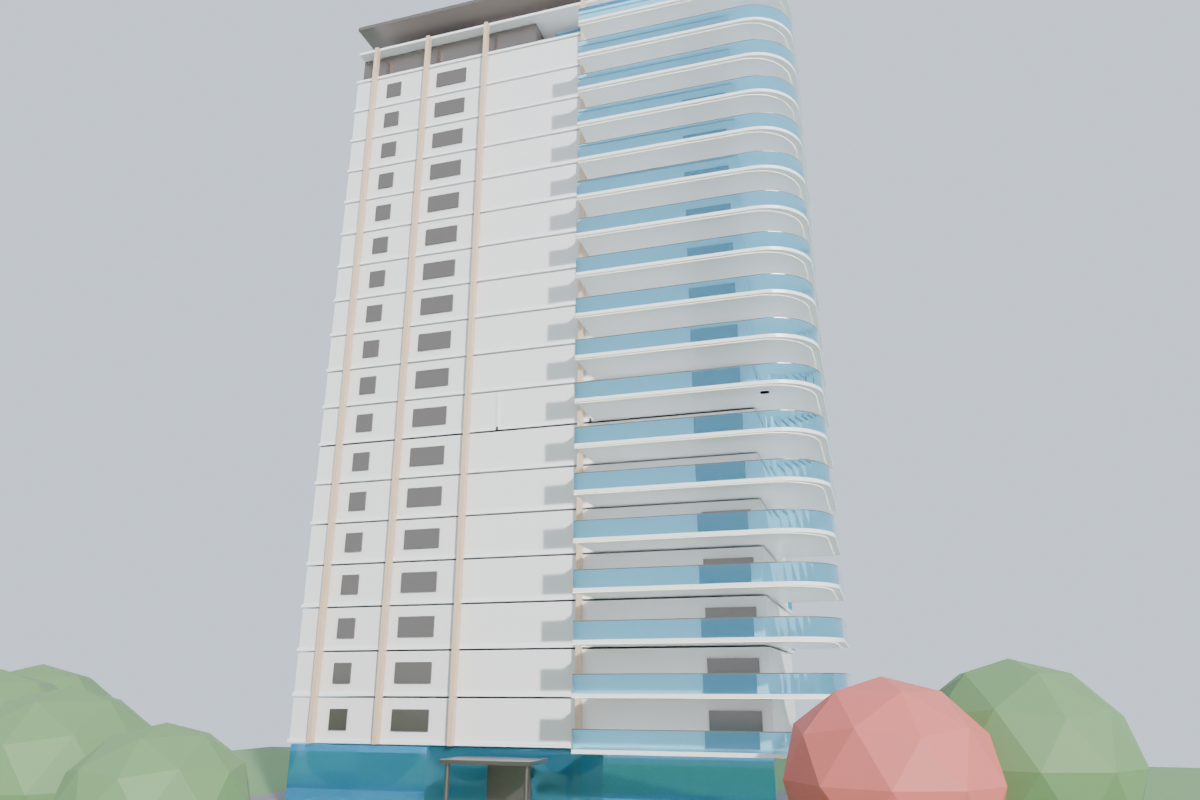
#> input picture renders/preview/exterior_photo_match_render.png, 1200 x 800 px, found by its file name
$ python slice_render_analysis.py
#> lines starting #> are read from the running program, lines starting #| are printed output that depends on the picture
import cv2
import numpy as np

render = cv2.imread(r"c:\Users\manpr\Documents\42 Kalidasa\renders\preview\exterior_photo_match_render.png")
#> render is the input picture: shape (800, 1200, 3); mean B, G, R 193.8, 191.9, 185.4

slices = {
    "crown_top": render[50:180, 350:850],
    "upper_floors": render[180:350, 350:850],
    "mid_floors": render[350:520, 350:850],
    "lower_floors": render[520:680, 350:850],
    "ground_entrance": render[650:780, 350:850],
    "balcony_detail": render[300:450, 500:700]
}

print("=== SLICE ANALYSIS OF PREVIOUS RENDER ===")
for s_name, img in slices.items():
    h, w, c = img.shape
    hsv = cv2.cvtColor(img, cv2.COLOR_BGR2HSV)
    v = hsv[:,:,2]
    p10, p50, p90 = np.percentile(v, [10, 50, 90])
    white_pct = np.mean((v > 210) & (hsv[:,:,1] < 40)) * 100
    blue_pct = np.mean((hsv[:,:,0] >= 85) & (hsv[:,:,0] <= 130) & (hsv[:,:,1] > 30) & (v > 50)) * 100
    dark_pct = np.mean(v < 50) * 100
    warm_pct = np.mean((hsv[:,:,0] >= 10) & (hsv[:,:,0] <= 35) & (hsv[:,:,1] >= 20) & (v >= 80)) * 100
    print(f"[{s_name:<16}] Brightness (10/50/90): {p10:.0f}/{p50:.0f}/{p90:.0f} | White: {white_pct:.1f}% | Blue/Cyan: {blue_pct:.1f}% | Dark: {dark_pct:.1f}% | Warm Beige: {warm_pct:.1f}%")
#> this loop made 6 passes
#> (s_name, h, w, p10, p50, p90, white_pct, blue_pct) on passes 1 to 6: ('crown_top', 130, 500, 187, 202, 216, 33.49, 15.39), ('upper_floors', 170, 500, 186, 202, 215, 35.78, 16.65), ('mid_floors', 170, 500, 174, 198, 215, 35.74, 16.44), ('lower_floors', 160, 500, 169, 198, 214, 35.74, 18.58), ('ground_entrance', 130, 500, 134, 190, 212, 25, 32.05), ('balcony_detail', 150, 200, 188, 197, 215, 35.02, 21.83)
#| [crown_top       ] Brightness (10/50/90): 187/202/216 | White: 33.5% | Blue/Cyan: 15.4% | Dark: 0.0% | Warm Beige: 3.4%
#| [upper_floors    ] Brightness (10/50/90): 186/202/215 | White: 35.8% | Blue/Cyan: 16.6% | Dark: 0.0% | Warm Beige: 3.5%
#| [mid_floors      ] Brightness (10/50/90): 174/198/215 | White: 35.7% | Blue/Cyan: 16.4% | Dark: 0.0% | Warm Beige: 3.0%
#| [lower_floors    ] Brightness (10/50/90): 169/198/214 | White: 35.7% | Blue/Cyan: 18.6% | Dark: 0.1% | Warm Beige: 3.3%
#| [ground_entrance ] Brightness (10/50/90): 134/190/212 | White: 25.0% | Blue/Cyan: 32.0% | Dark: 0.0% | Warm Beige: 3.0%
#| [balcony_detail  ] Brightness (10/50/90): 188/197/215 | White: 35.0% | Blue/Cyan: 21.8% | Dark: 0.0% | Warm Beige: 0.9%
#> pass 1, `v = hsv[:,:,2]`:
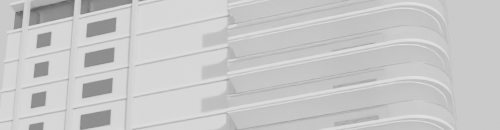
#> v: shape (130, 500); min 93, max 227, mean 200.1
#> pass 2, `v = hsv[:,:,2]`:
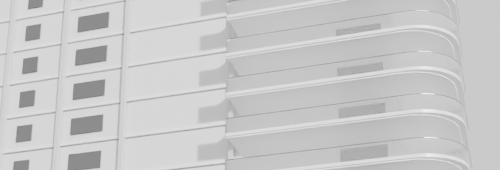
#> v: shape (170, 500); min 127, max 239, mean 200.3
#> after the loop:
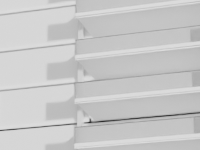
#> v: shape (150, 200); min 46, max 221, mean 200

$ run again, with renders/preview/benchmark_test.png copied over renders/preview/exterior_photo_match_render.png
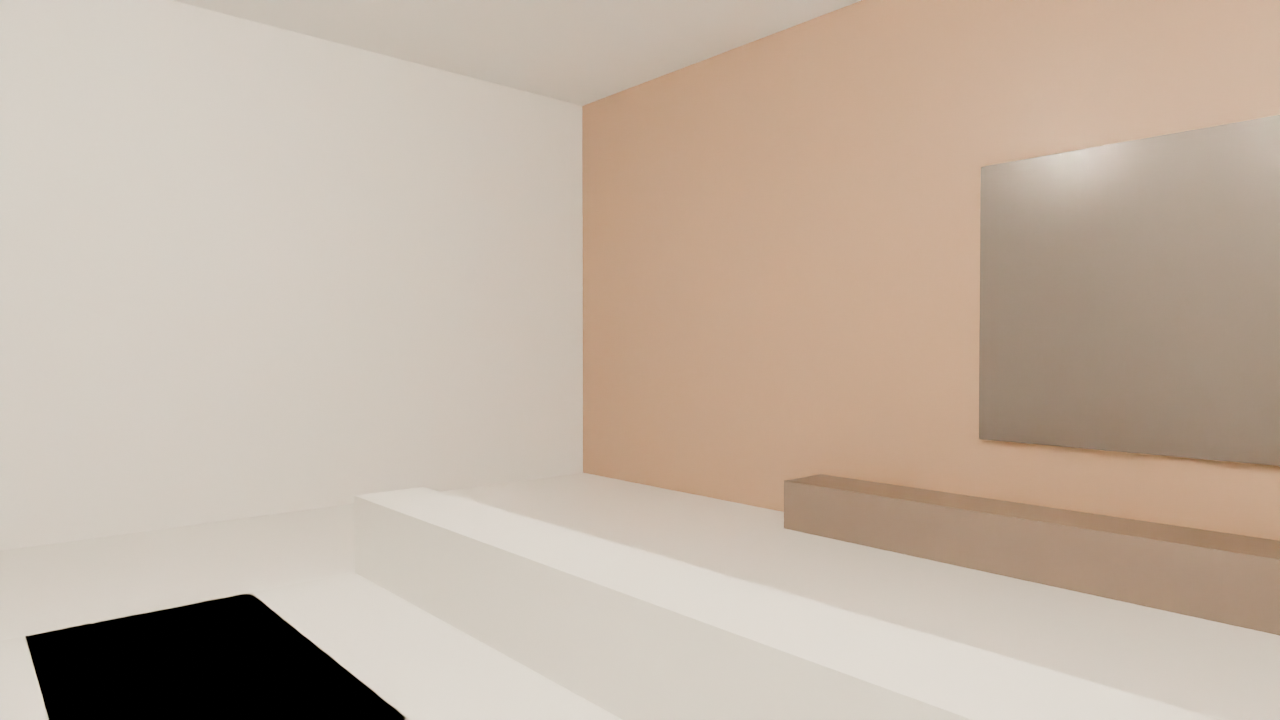
#> input picture renders/preview/benchmark_test.png, 1280 x 720 px, found by its file name
#> render is the input picture: shape (720, 1280, 3); mean B, G, R 162.5, 177.1, 192.4
#> the loop `for s_name, img in slices.items():` made 6 passes
#> (s_name, h, w, p10, p50, p90, white_pct, dark_pct) on passes 1 to 6: ('crown_top', 130, 500, 189, 197, 206, 0, 0), ('upper_floors', 170, 500, 191, 199, 206, 0, 0), ('mid_floors', 170, 500, 189, 198, 205, 3.6, 0), ('lower_floors', 160, 500, 204, 212, 222, 60.37, 0.0338), ('ground_entrance', 70, 500, 212, 213, 221, 94.86, 3.83), ('balcony_detail', 150, 200, 189, 193, 201, 0, 0)
#> (printed output is left out)
#> pass 1, `v = hsv[:,:,2]`:
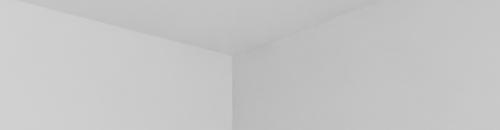
#> v: shape (130, 500); min 178, max 210, mean 197.1
#> after the loop `for s_name, img in slices.items():`:
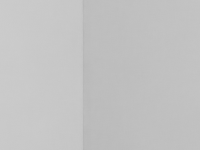
#> v: shape (150, 200); min 180, max 203, mean 194.5

$ run again, with renders/preview/cloud_gpu_exterior_comparison_side_by_side_v003.png copied over renders/preview/exterior_photo_match_render.png
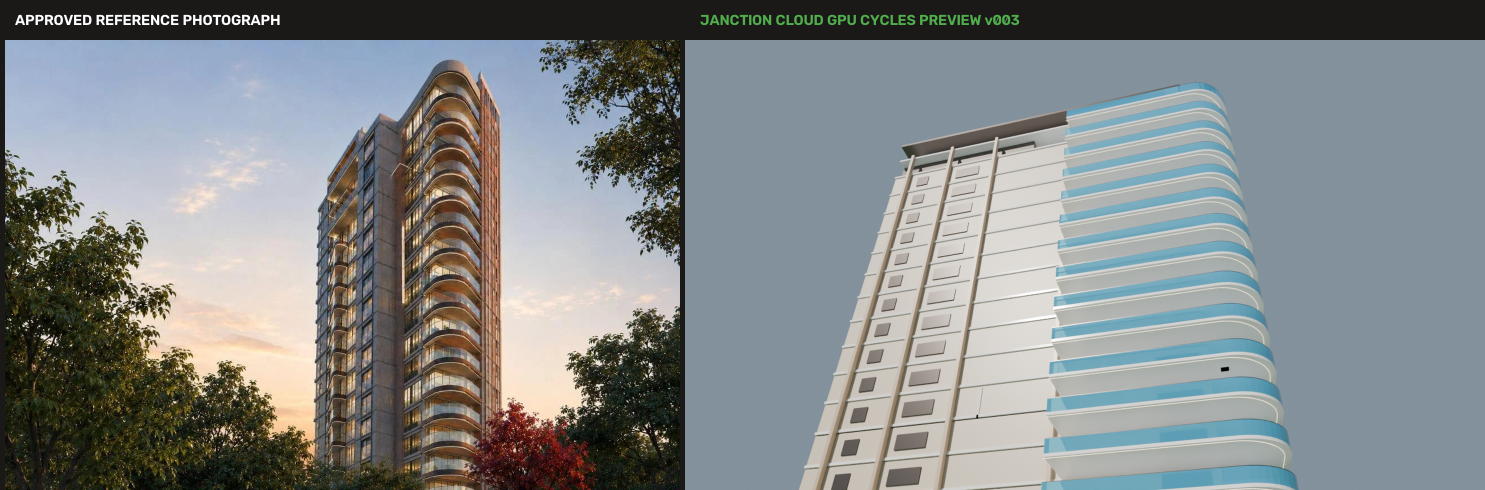
#> input picture renders/preview/cloud_gpu_exterior_comparison_side_by_side_v003.png, 2970 x 980 px, found by its file name (shown at 1/2 size)
#> render is the input picture: shape (980, 2970, 3); mean B, G, R 136, 135.2, 130.8
#> the loop `for s_name, img in slices.items():` made 6 passes
#> (s_name, h, w, p10, p50, p90, white_pct, blue_pct) on passes 1 to 6: ('crown_top', 130, 500, 27, 203, 206, 0.0123, 76.69), ('upper_floors', 170, 500, 95, 208, 213, 17.96, 61.68), ('mid_floors', 170, 500, 79, 212, 224, 56.06, 7.38), ('lower_floors', 160, 500, 74, 229, 243, 41.77, 6.89), ('ground_entrance', 130, 500, 66, 184, 253, 6.65, 2.23), ('balcony_detail', 150, 200, 101, 212, 216, 66.25, 10.91)
#> (printed output is left out)
#> pass 1, `v = hsv[:,:,2]`:
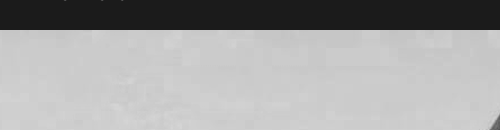
#> v: shape (130, 500); min 27, max 213, mean 162.5
#> after the loop `for s_name, img in slices.items():`:
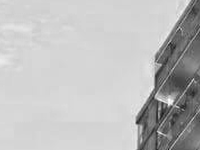
#> v: shape (150, 200); min 22, max 252, mean 189.6

$ run again, with renders/preview/cloud_gpu_test_render.png copied over renders/preview/exterior_photo_match_render.png
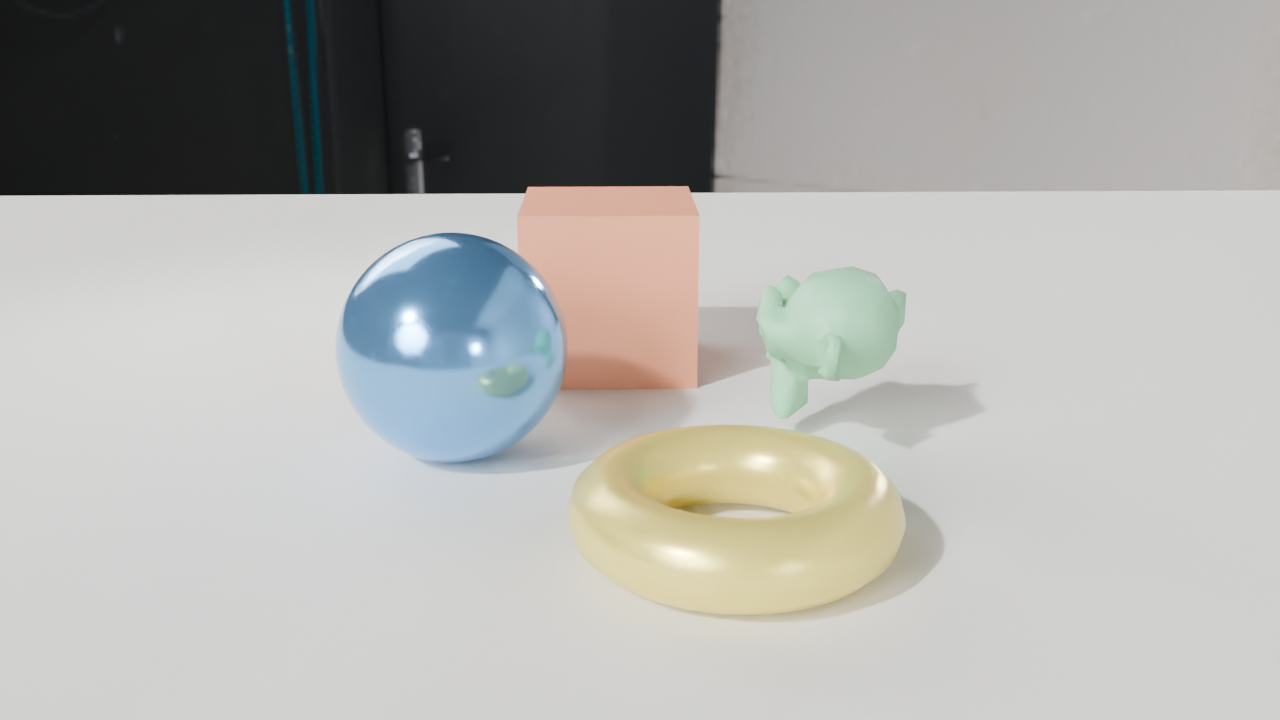
#> input picture renders/preview/cloud_gpu_test_render.png, 1280 x 720 px, found by its file name
#> render is the input picture: shape (720, 1280, 3); mean B, G, R 171.3, 173.9, 174.4
#> the loop `for s_name, img in slices.items():` made 6 passes
#> (s_name, h, w, p10, p50, p90, white_pct, blue_pct) on passes 1 to 6: ('crown_top', 130, 500, 30, 38, 170, 0, 0.0385), ('upper_floors', 170, 500, 164, 208, 220, 8.68, 21.71), ('mid_floors', 170, 500, 176, 206, 215, 12.3, 22.8), ('lower_floors', 160, 500, 207, 210, 217, 21.62, 0), ('ground_entrance', 70, 500, 208, 209, 210, 5.34, 0), ('balcony_detail', 150, 200, 172, 194, 213, 0.01, 23.79)
#> (printed output is left out)
#> pass 1, `v = hsv[:,:,2]`:
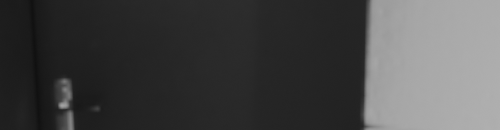
#> v: shape (130, 500); min 16, max 176, mean 71.5
#> after the loop `for s_name, img in slices.items():`:
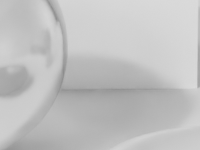
#> v: shape (150, 200); min 141, max 219, mean 192.7
